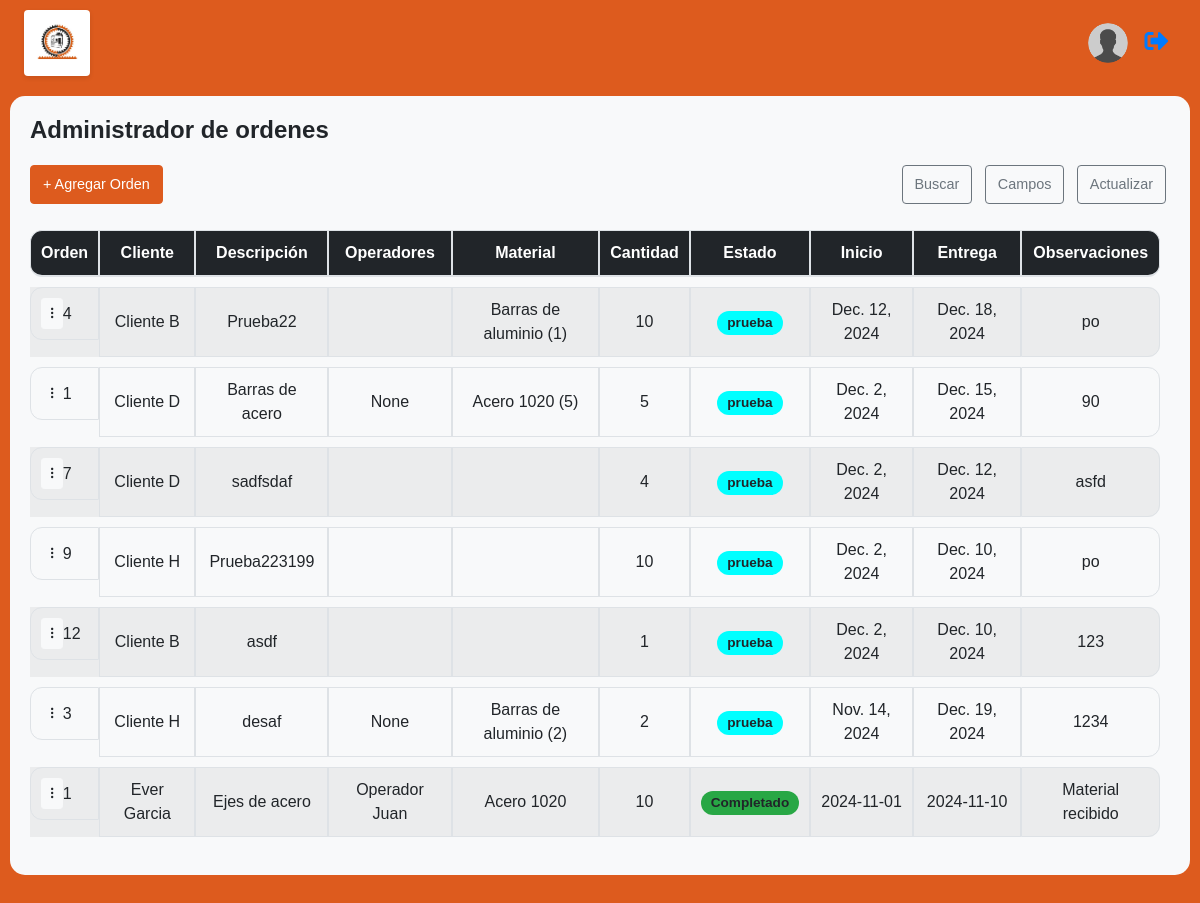
The page / (signed in) on the database as committed earlier.
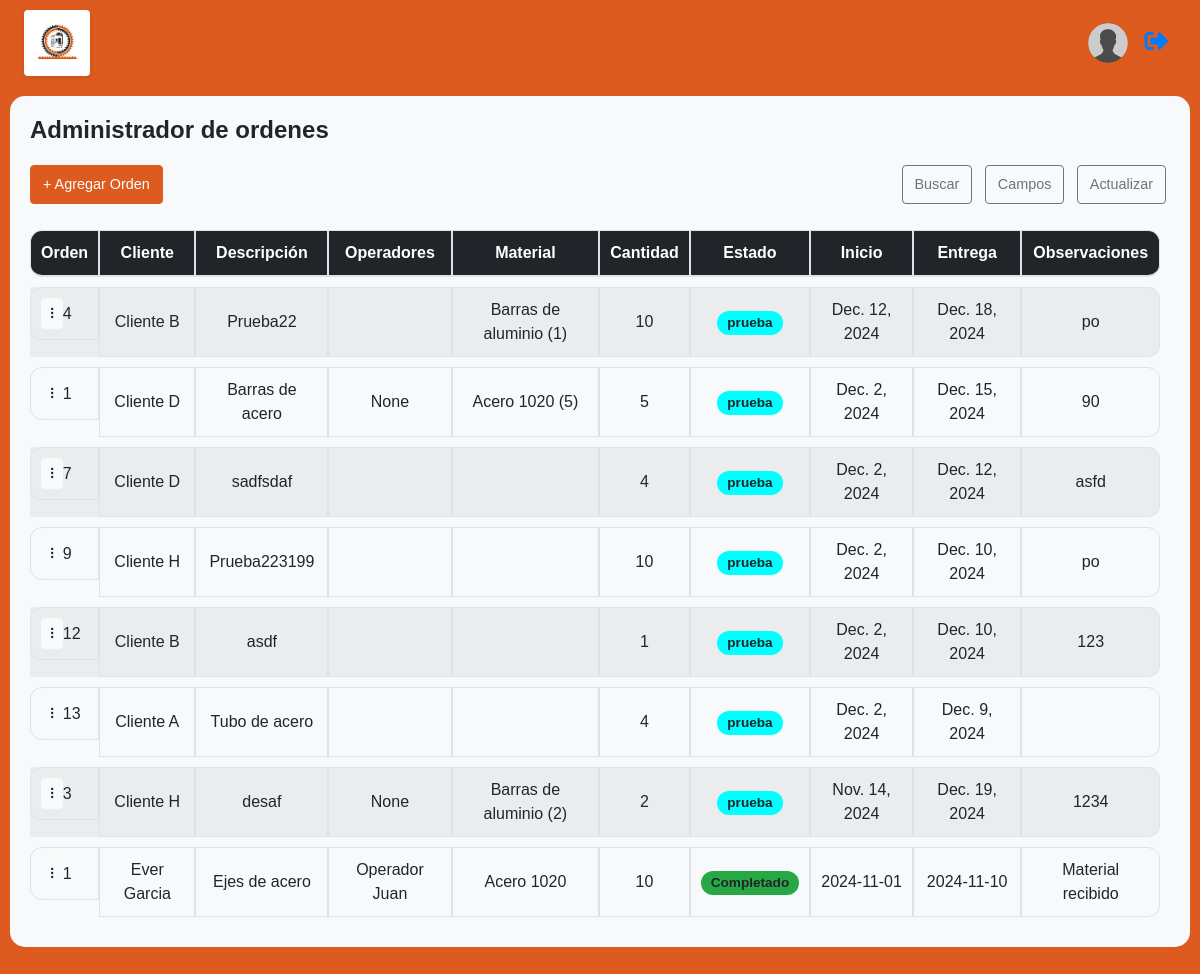
The same page on the database as committed later.
### orders/models.py (models this page shows, shortened)
class Order(models.Model):
    client = models.ForeignKey(Client, on_delete=models.CASCADE, related_name="orders")
    description = models.TextField()
    quantity = models.IntegerField()
    start_date = models.DateField()
    delivery_date = models.DateField()
    status = models.ForeignKey(OrderStatus, on_delete=models.CASCADE, related_name="orders")
    observations = models.TextField(blank=True, null=True)
    created_by = models.ForeignKey(User, on_delete=models.CASCADE, related_name="created_orders")

class Client(models.Model):
    name = models.CharField(max_length=128)

class OrderMaterial(models.Model):
    order = models.ForeignKey(Order, on_delete=models.CASCADE, related_name="order_materials")
    material = models.ForeignKey(Material, on_delete=models.CASCADE, related_name="material_orders")
    material_quantity = models.IntegerField()

class Material(models.Model):
    name = models.CharField(max_length=128)
    stock = models.IntegerField()

class OrderStatus(models.Model):
    status = models.CharField(max_length=20)
    color = models.CharField(max_length=10)

class OrderUser(models.Model):
    order = models.ForeignKey(Order, on_delete=models.CASCADE, related_name="order_users")
    user = models.ForeignKey(User, on_delete=models.CASCADE, related_name="user_orders")

class User(AbstractUser):
    ROL_CHOICES = [
        (1, 'Administrador'),
        (2, 'Operador'),
    ]
    role = models.IntegerField(choices=ROL_CHOICES, default=2)
    f_lastname = models.CharField(max_length=100, blank=True, null=True)
    m_lastname = models.CharField(max_length=100, blank=True, null=True)

### orders/views.py (the view)
# urls.py: path("", order_views.ManagementView.as_view(), name='order_list'),
class ManagementView(LoginRequiredMixin,ListView):
    model = Order
    template_name = "orders/management.html"
    context_object_name = "orders"
    paginate_by = 10
    def get_queryset(self):
        return (
            Order.objects.select_related("client", "status", "created_by")
            .prefetch_related("order_users__user", "order_materials__material")
            .order_by("-start_date")
        )

### templates/orders/management.html (shortened to what this page needs)
{% extends "base.html" %}
{% block container %}
    <h2 class="title">Administrador de ordenes</h2>
    <div class="actions-row d-flex justify-content-between align-items-center">
        <a class="btn btn-primary btn-color" href="{% url 'create_order' %}">+ Agregar Orden</a>
        <div>
            <button class="btn btn-outline-secondary mx-1">Buscar</button>
            <button class="btn btn-outline-secondary mx-1">Campos</button>
            <button class="btn btn-outline-secondary mx-1">Actualizar</button>
        </div>
    </div>
    <div class="table-container mt-3">
        <table class="table table-bordered table-striped align-middle">
            <thead class="table-dark">
                <tr>
                    <th>Orden</th>
                    <th>Cliente</th>
                    <th>Descripción</th>
                    <th>Operadores</th>
                    <th>Material</th>
                    <th>Cantidad</th>
                    <th>Estado</th>
                    <th>Inicio</th>
                    <th>Entrega</th>
                    <th>Observaciones</th>
                </tr>
            </thead>
            <tbody>
                             {% for order in orders %}
    <tr>
        <td class="d-flex align-items-center position-relative">
            <a class="btn btn-sm btn-light me-2" href="#" data-bs-toggle="dropdown" aria-expanded="false">
                <strong>⁝</strong>
            </a>
            {{ order.id }}
        </td>
        <td>{{ order.client.name }}</td>
        <td>{{ order.description }}</td>
        <td>
            <ul class="list-unstyled mb-0">
                {% for order_user in order.order_users.all %}
                <li>{{ order_user.user.first_name }} {{ order_user.user.f_lastname }}</li>
                {% endfor %}
            </ul>
        </td>
        <td>
            <ul class="list-unstyled mb-0">
                {% for order_material in order.order_materials.all %}
                <li>{{ order_material.material.name }} ({{ order_material.material_quantity }})</li>
                {% endfor %}
            </ul>
        </td>
        <td>{{ order.quantity }}</td>
        <td><span class="badge" style="background-color: {{ order.status.color }}">{{ order.status.status }}</span></td>
        <td>{{ order.start_date }}</td>
        <td>{{ order.delivery_date }}</td>
        <td>{{ order.observations }}</td>
    </tr>
    {% endfor %}
                <tr>
                    <td class="d-flex align-items-center"><a class="btn btn-sm btn-light me-2"><strong>⁝</strong></a>1</td>
                    <td>Ever Garcia</td>
                    <td>Ejes de acero</td>
                    <td>Operador Juan</td>
                    <td>Acero 1020</td>
                    <td>10</td>
                    <td><span class="badge bg-success">Completado</span></td>
                    <td>2024-11-01</td>
                    <td>2024-11-10</td>
                    <td>Material recibido</td>
                </tr>
            </tbody>
        </table>
    </div>
{% endblock %}

### templates/base.html (shortened to what this page needs)
<!DOCTYPE html>
<html lang="en">
<head>
    {% load static %}
    <link rel="stylesheet" href="{% static 'css/bootstrap.min.css' %}?v={% now 'U' %}">
    <link rel="stylesheet" href="{% static 'css/main.css' %}?v={% now 'U' %}">
    <link rel="stylesheet" href="https://use.fontawesome.com/releases/v5.1.0/css/all.css?v={% now 'U' %}" />
</head>
<body class="main-body">
    {% include "navbar.html" %}
    <div class="container-wrapper">
        <div class="rounded-container">
            {% block container %}{% endblock %}
        </div>
    </div>
</body>
</html>

### templates/navbar.html
{% load static %}
<nav class="navbar navbar-expand sticky-top px-4">
    <div class="container-fluid">
        <a class="navbar-brand bg-white rounded p-2" href="{% url 'redirect' %}">
            <img src="{% static 'img/logo.png' %}" class="img-upg d-inline-block align-top" height="50" alt="Logo"/>
        </a>
        <div class="d-flex justify-content-end align-items-center">
            <div class="navbar-nav nav-icon d-flex align-items-center">
                <a href="" class="nav-item mx-2">
                    <img src="{% static 'img/default-profile.png' %}" height="40" class="d-inline-block align-top rounded-circle" alt="Perfil"/>
                </a>
                <a href="{% url 'user_logout' %}" class="nav-item mx-2">
                    <i class="fas fa-sign-out-alt" style="font-size: 1.5rem;"></i>
                </a>
            </div>
        </div>
    </div>
</nav>

### static/css/main.css (style rules this page uses)
:root { --primary-color: #dd5b1e; --text-color: #212529; --secondary-color: #6c757d; --background-color: #f8f9fa; --border-color: #dee2e6; --scrollbar-thumb-color: #6c757d; }
body { background-color: var(--primary-color); color: var(--text-color); margin: 0; padding: 0; font-family: Arial, sans-serif; }
.navbar { background-color: var(--primary-color); padding: 10px 20px; }
.navbar-brand { box-shadow: 0px 2px 5px rgba(0, 0, 0, 0.1); }
.nav-item img, .nav-item i { transition: transform 0.2s ease; }
.main-body { margin: 0; height: 100vh; display: flex; flex-direction: column; background-color: var(--primary-color); }
.rounded-container { background-color: var(--background-color); border-radius: 15px; padding: 20px; height: 100%; overflow: auto; max-height: 83vh; }
.container-wrapper { flex: 1; margin: 10px; }
.title { font-size: 1.5rem; font-weight: bold; margin-bottom: 5px; }
.btn-color { background-color: var(--primary-color); border-color: var(--primary-color); }
.actions-row .btn { font-size: 0.9rem; padding: 8px 12px; }
.table-container { max-height: calc(90vh - 150px); overflow-y: auto; overflow-x: auto; padding-right: 10px; padding-bottom: 10px; box-sizing: border-box; }
.table { text-align: center; width: 100%; border-collapse: collapse; border: none; }
.table th, .table td { vertical-align: middle; padding: 10px; border: 1px solid var(--border-color); }
.table th { position: sticky; top: 0; background-color: var(--text-color); z-index: 2; text-align: center; border-color: var(--text-color); border: 1px; }
.table tbody tr td:first-child { white-space: nowrap; }
.badge { font-size: 0.85rem; padding: 5px 10px; border-radius: 12px; }
.table { text-align: center; width: 100%; border-collapse: separate; border-spacing: 0 10px; }
.table thead { position: sticky; top: 0; z-index: 2; background-color: white; }
.table thead tr { border-radius: 12px; }
.table th { padding: 10px; text-align: center; vertical-align: middle; border: 1px solid var(--border-color); border-radius: 0; }
.table th:first-child { border-top-left-radius: 12px; border-bottom-left-radius: 12px; }
.table th:last-child { border-top-right-radius: 12px; border-bottom-right-radius: 12px; }
.table tbody tr { border-radius: 12px; }
.table tbody tr td { padding: 10px; vertical-align: middle; border: 1px solid var(--border-color); }
.table tbody tr td:first-child { border-top-left-radius: 12px; border-bottom-left-radius: 12px; white-space: nowrap; }
.table tbody tr td:last-child { border-top-right-radius: 12px; border-bottom-right-radius: 12px; }

Rows that differ between the two databases and show on the page:
added Order: id "13", client.name "Cliente A", description "Tubo de acero", quantity "4", status.status "prueba", start_date "Dec. 2, 2024", delivery_date "Dec. 9, 2024"
